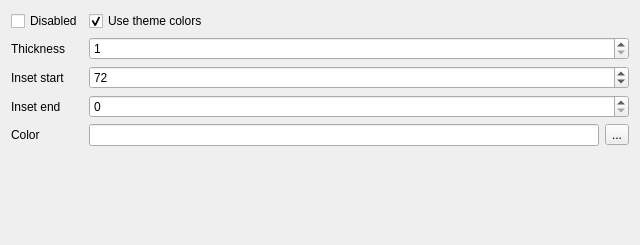
<?xml version="1.0" encoding="UTF-8"?>
<ui version="4.0">
 <class>DividerSettingsForm</class>
 <widget class="QWidget" name="DividerSettingsForm">
  <property name="geometry">
   <rect>
    <x>0</x>
    <y>0</y>
    <width>640</width>
    <height>245</height>
   </rect>
  </property>
  <property name="windowTitle">
   <string>Divider Settings</string>
  </property>
  <layout class="QGridLayout" name="gridLayout">
   <item row="0" column="0">
    <widget class="QCheckBox" name="disabledCheckBox">
     <property name="text">
      <string>Disabled</string>
     </property>
    </widget>
   </item>
   <item row="0" column="1">
    <widget class="QCheckBox" name="useThemeColorsCheckBox">
     <property name="text">
      <string>Use theme colors</string>
     </property>
     <property name="checked">
      <bool>true</bool>
     </property>
    </widget>
   </item>
   <item row="1" column="0">
    <widget class="QLabel" name="thicknessLabel">
     <property name="text">
      <string>Thickness</string>
     </property>
    </widget>
   </item>
   <item row="1" column="1">
    <widget class="QSpinBox" name="thicknessSpinBox">
     <property name="minimum">
      <number>1</number>
     </property>
     <property name="maximum">
      <number>8</number>
     </property>
     <property name="value">
      <number>1</number>
     </property>
    </widget>
   </item>
   <item row="2" column="0">
    <widget class="QLabel" name="insetStartLabel">
     <property name="text">
      <string>Inset start</string>
     </property>
    </widget>
   </item>
   <item row="2" column="1">
    <widget class="QSpinBox" name="insetStartSpinBox">
     <property name="maximum">
      <number>256</number>
     </property>
     <property name="value">
      <number>72</number>
     </property>
    </widget>
   </item>
   <item row="3" column="0">
    <widget class="QLabel" name="insetEndLabel">
     <property name="text">
      <string>Inset end</string>
     </property>
    </widget>
   </item>
   <item row="3" column="1">
    <widget class="QSpinBox" name="insetEndSpinBox">
     <property name="maximum">
      <number>256</number>
     </property>
    </widget>
   </item>
   <item row="4" column="0">
    <widget class="QLabel" name="colorLabel">
     <property name="text">
      <string>Color</string>
     </property>
    </widget>
   </item>
   <item row="4" column="1">
    <layout class="QHBoxLayout" name="colorLayout">
     <item>
      <widget class="QLineEdit" name="colorLineEdit">
       <property name="readOnly">
        <bool>true</bool>
       </property>
      </widget>
     </item>
     <item>
      <widget class="QToolButton" name="colorToolButton">
       <property name="text">
        <string>...</string>
       </property>
      </widget>
     </item>
    </layout>
   </item>
   <item row="5" column="0" colspan="2">
    <spacer name="verticalSpacer">
     <property name="orientation">
      <enum>Qt::Vertical</enum>
     </property>
     <property name="sizeHint" stdset="0">
      <size>
       <width>20</width>
       <height>20</height>
      </size>
     </property>
    </spacer>
   </item>
  </layout>
 </widget>
 <resources/>
 <connections/>
</ui>
